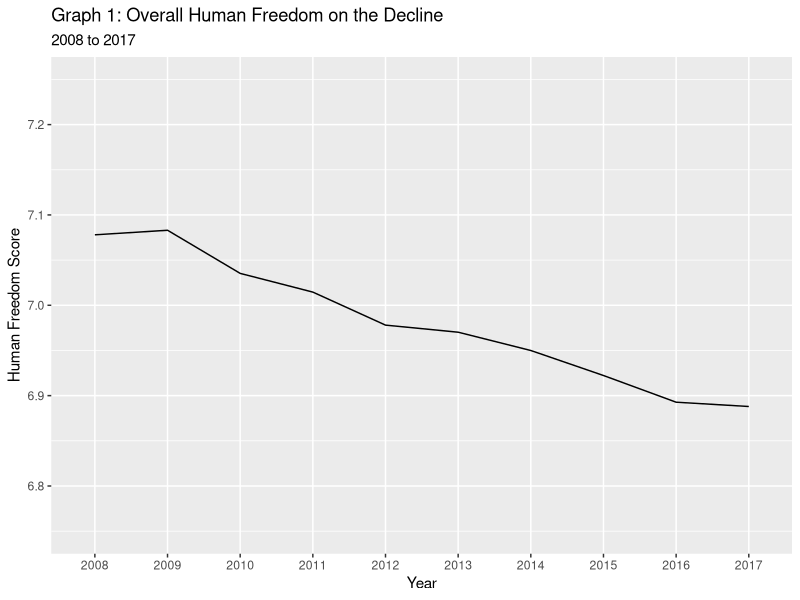
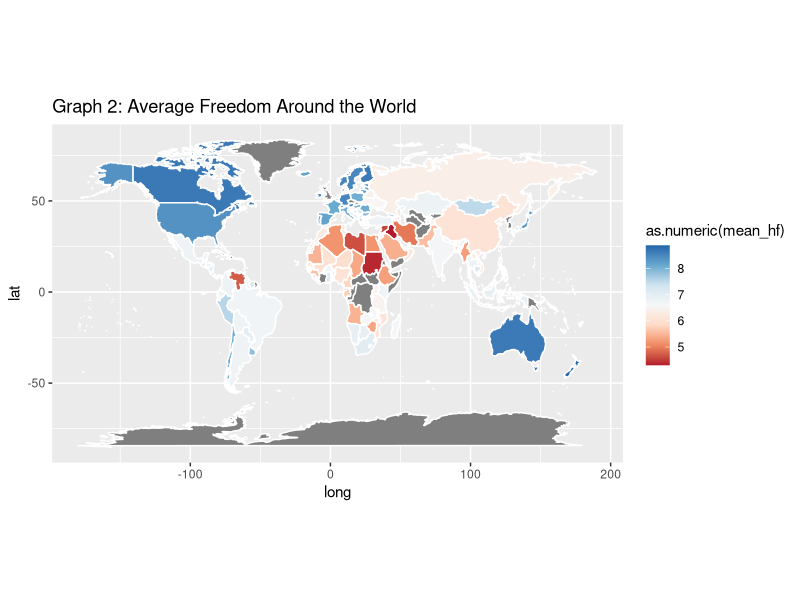
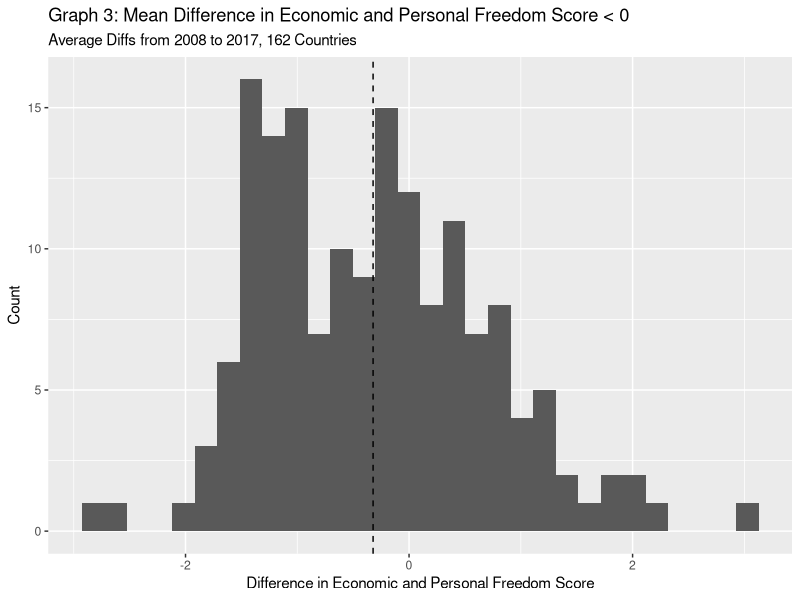
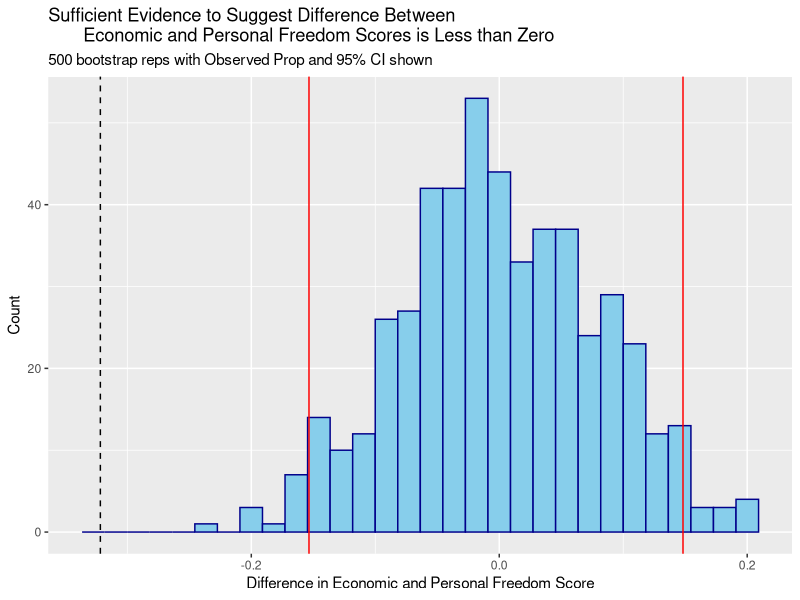
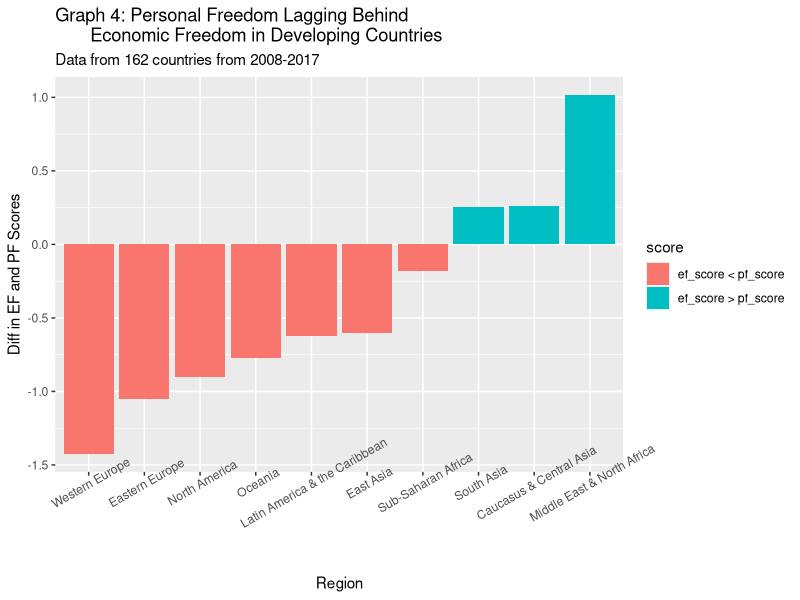
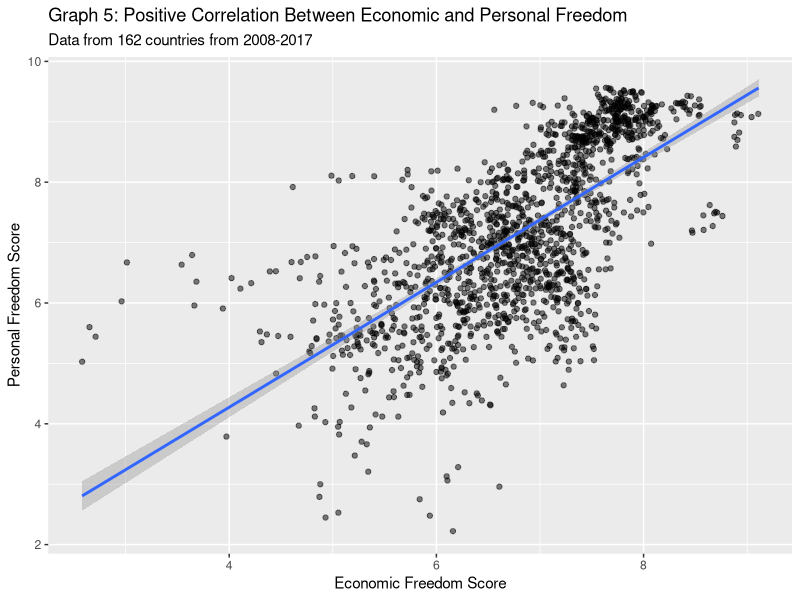
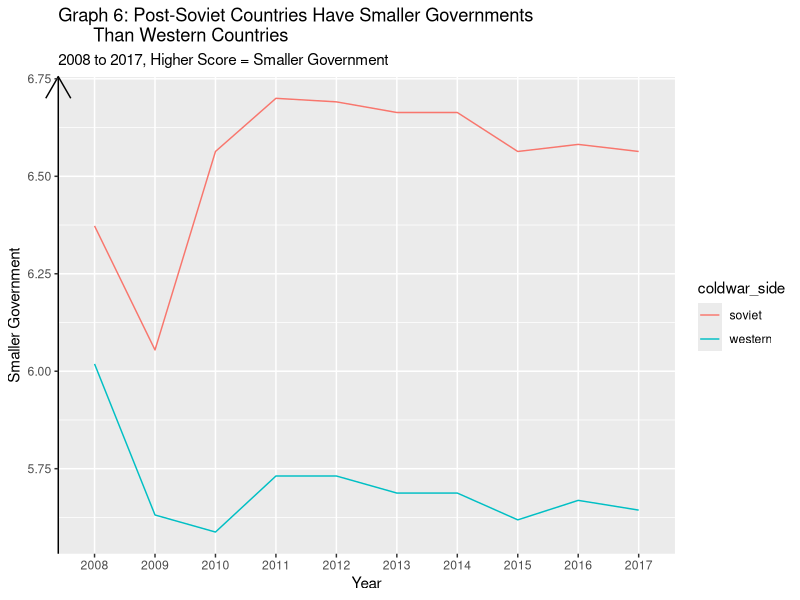
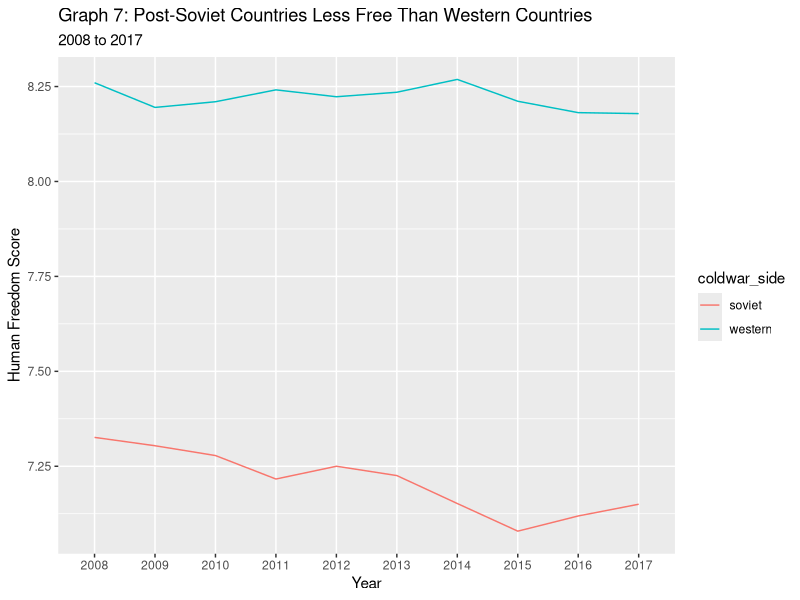

These figures' R source, in order:
## ---- chunk 1
library(tidyverse)
library(ggplot2)
library(dplyr)
require(maps)
require(viridis)
theme_set(
  theme_gray()
  )
hfi <- read_csv("data/hfi_cc_2019.csv") 
## ---- chunk 2
knitr::opts_chunk$set(warning = FALSE, message = FALSE, echo = FALSE)
## ---- chunk 3
glimpse(hfi)
## ---- chunk 4
hfscore_by_year <- hfi %>% 
  filter(hf_score != "-") %>% 
  group_by(year) %>% 
  summarize(mean_hf = mean(as.numeric(hf_score)))

ggplot(data = hfscore_by_year, 
       aes(x = as.factor(year), y = mean_hf, group = 1)) +
  geom_line(stat = "identity") +
  ylim(6.75, 7.25) + 
  labs(x = "Year", y = "Human Freedom Score", 
       title = "Graph 1: Overall Human Freedom on the Decline",
       subtitle = "2008 to 2017")
## ---- chunk 5
summarized_hfi <- hfi %>% 
  filter(hf_score != "-") %>% 
  group_by(countries) %>% 
  mutate(mean_hf = mean(as.numeric(hf_score))) %>% 
  slice(1) %>% 
  mutate(countries = ifelse(countries == "United States", "USA", countries)) %>% 
  summarize(countries, mean_hf)

world_map <- map_data("world")
freedom_map <- left_join(world_map, summarized_hfi, by = c("region" = "countries"))

# Create the map
ggplot(freedom_map, mapping = aes(long, lat, group = group)) +
  coord_fixed(1.3) +
  geom_polygon(aes(fill = as.numeric(mean_hf)), color = "white") +
  scale_fill_distiller(palette ="RdBu", direction = 1) +
  labs(title = "Graph 2: Average Freedom Around the World")
## ---- chunk 6
no_na_hfi <- hfi %>% 
  filter(pf_score != "-" & ef_score != "-")

clean_hfi <- no_na_hfi %>% 
  group_by(countries) %>% 
  mutate(mean_pf = mean(as.numeric(pf_score)),
         mean_ef = mean(as.numeric(ef_score))) %>% 
  mutate(diff_ef_pf = mean_ef - mean_pf) %>% 
  slice(1) %>% 
  summarize(countries, mean_ef, mean_pf, diff_ef_pf)

mean_diff <- clean_hfi %>% 
  summarize(mean_diff = mean(diff_ef_pf))

ggplot(data = clean_hfi, aes(x = diff_ef_pf)) +
  geom_histogram(bins = 30) +
  geom_vline(linetype = "dashed", xintercept = c(mean_diff$mean_diff)) +
  labs(x = "Difference in Economic and Personal Freedom Score", 
       y = "Count", 
       title = "Graph 3: Mean Difference in Economic and Personal Freedom Score < 0",
       subtitle = "Average Diffs from 2008 to 2017, 162 Countries")
## ---- chunk 7
set.seed(10)
n_sims <- 500
boot_dist = numeric(n_sims) 
for(i in 1:n_sims){ 
  indices <- sample(1:nrow(clean_hfi), replace = T)
  boot_mean <- clean_hfi %>% 
    slice(indices) %>%                    
    summarize(boot_mean = mean(diff_ef_pf)) %>% 
    pull()                                
  boot_dist[i] <- boot_mean 
}

boot_means = tibble(boot_dist)
mu_0 <- 0
offset <- boot_means %>% 
  summarize(mu_0 - mean(boot_dist)) %>%
  pull()
boot_means <- boot_means %>%
  mutate(shifted_means = boot_dist + offset)
boot_1 <- boot_means%>%
  summarize(lower = quantile(shifted_means, 0.025), 
            upper = quantile(shifted_means, 0.975))
boot_1
## ---- chunk 8
obs_mean <- clean_hfi %>% 
  summarize(mean(diff_ef_pf)) %>% 
  pull()
obs_mean
## ---- chunk 9
obs_diff <- mu_0 - obs_mean
boot_means %>% 
  mutate(extreme = ifelse(shifted_means <= mu_0 - obs_diff |
                          shifted_means >= mu_0 + obs_diff, 1, 0)) %>% 
  summarize(p_val = mean(extreme))
## ---- chunk 10
ggplot(data = boot_means, aes(x = shifted_means)) +
  geom_histogram(color = "darkblue", fill = "skyblue") + 
  labs(x = "Difference in Economic and Personal Freedom Score", y = "Count", 
       title = "Sufficient Evidence to Suggest Difference Between 
       Economic and Personal Freedom Scores is Less than Zero",
       subtitle = "500 bootstrap reps with Observed Prop and 95% CI shown") +
  geom_vline(xintercept = c(boot_1$lower, boot_1$upper),
             color = "red") +
  geom_vline(linetype = "dashed", xintercept = c(mean_diff$mean_diff))
## ---- chunk 11
region_hfi <- no_na_hfi %>% 
  group_by(region) %>% 
  mutate(mean_pf = mean(as.numeric(pf_score)),
         mean_ef = mean(as.numeric(ef_score))) %>% 
  mutate(diff_ef_pf = mean_ef - mean_pf,
         score = ifelse(diff_ef_pf > 0, 
                        "ef_score > pf_score", "ef_score < pf_score")) %>% 
  slice(1) %>% 
  summarize(region, mean_ef, mean_pf, diff_ef_pf, score)

ggplot(data = region_hfi, aes(x = reorder(region, diff_ef_pf), 
                              y = diff_ef_pf, fill = score)) +
  geom_col() + 
  theme(axis.text.x = element_text(angle = 30)) +
  labs(x = "Region", y = "Diff in EF and PF Scores", 
       title = "Graph 4: Personal Freedom Lagging Behind 
       Economic Freedom in Developing Countries",
       subtitle = "Data from 162 countries from 2008-2017")
## ---- chunk 12
corr_efpf <- no_na_hfi %>% 
  summarize(cor_ef_pf = cor(as.numeric(ef_score), as.numeric(pf_score)))
corr_efpf
## ---- chunk 13
ggplot(data = no_na_hfi, aes(x = as.numeric(ef_score), 
                             y = as.numeric(pf_score))) +
  geom_point(alpha = 0.5, position = "jitter") + 
  geom_smooth(method="lm") +
  labs(x = "Economic Freedom Score", y = "Personal Freedom Score", 
       title = "Graph 5: Positive Correlation Between Economic and Personal Freedom",
       subtitle = "Data from 162 countries from 2008-2017")
## ---- chunk 14
hfi_coldwar <- hfi %>% 
  mutate(post_soviet = ifelse(countries == "Russia" | 
                                countries == "Ukraine" | 
                                countries == "Moldova" | 
                                countries == "Uzbekistan" | 
                                countries == "Kazakhstan" | 
                                countries == "Kyrgyzstan" | 
                                countries == "Tajikistan" | 
                                countries == "Turkmenistan" | 
                                countries == "Georgia" | 
                                countries == "Azerbaijan" | 
                                countries == "Armenia" | 
                                countries == "Lithuania" | 
                                countries == "Latvia" | 
                                countries == "Estonia", "yes", "no")) %>% 
  mutate(nato = ifelse(countries == "Belgium" | 
                         countries == "Canada" | 
                         countries == "Denmark" | 
                         countries == "France" | 
                         countries == "Germany" | 
                         countries == "Greece" | 
                         countries == "Iceland" | 
                         countries == "Italy" | 
                         countries == "Luxembourg" | 
                         countries == "Netherlands" | 
                         countries == "Norway" | 
                         countries == "Portugal" | 
                         countries == "Spain" | 
                         countries == "Turkey" | 
                         countries == "United Kingdom" | 
                         countries == "United States", "yes", "no")) %>% 
  filter(post_soviet == "yes" | nato == "yes") %>% 
  mutate(coldwar_side = ifelse(post_soviet == "yes", "soviet", "western"))
  

ef_govt_coldwar <- hfi_coldwar %>% 
  filter(ef_government != "-") %>% 
  select(countries, coldwar_side, year, ef_government) %>% 
  group_by(year, coldwar_side) %>% 
  mutate(mean_ef_government = mean(as.numeric(ef_government)))

ggplot(data = ef_govt_coldwar, 
       aes(x = as.factor(year), y = mean_ef_government, group = coldwar_side, color = coldwar_side)) +
  geom_line(stat = "identity") +
  labs(x = "Year", y = "Smaller Government", 
       title = "Graph 6: Post-Soviet Countries Have Smaller Governments 
       Than Western Countries",
       subtitle = "2008 to 2017, Higher Score = Smaller Government") +
  theme(axis.line.y = element_line(arrow = arrow()))

hf_coldwar <- hfi_coldwar %>% 
  filter(hf_score != "-") %>% 
  select(countries, coldwar_side, year, hf_score) %>% 
  group_by(year, coldwar_side) %>% 
  mutate(mean_hf = mean(as.numeric(hf_score)))

ggplot(data = hf_coldwar, 
       aes(x = as.factor(year), y = mean_hf, group = coldwar_side, color = coldwar_side)) +
  geom_line(stat = "identity") +
  labs(x = "Year", y = "Human Freedom Score", 
       title = "Graph 7: Post-Soviet Countries Less Free Than Western Countries",
       subtitle = "2008 to 2017")
## ---- chunk 15
hfi <- hfi%>%
  mutate(pf_movement_nowomen = (as.numeric(pf_movement_domestic) 
                                + as.numeric(pf_movement_foreign))/2)
hfi <- hfi%>%
  mutate(pf_ss_nowomen = (as.numeric(pf_ss_homicide) 
                          + as.numeric(pf_ss_disappearances))/2)
hfi <- hfi%>%
  mutate(pf_identity_nowomen = (as.numeric(pf_identity_legal) 
                          + as.numeric(pf_identity_sex_male))/2)

hfi <- hfi%>%
  mutate(pf_rol = as.numeric(pf_rol))%>%
  mutate(pf_religion = as.numeric(pf_religion))%>%
  mutate(pf_association = as.numeric (pf_association))%>%
  mutate(pf_expression = as.numeric(pf_expression))%>%
  mutate(ef_score = as.numeric(ef_score))%>%
  mutate(hfi_women_unweighted = (ef_score * 0.5) 
         + (pf_rol * 0.125)
         + (pf_ss_nowomen * 0.125)
         + (pf_movement_nowomen * 0.05)
         + (pf_identity_nowomen * 0.05)
         + (pf_expression * 0.05)
         + (pf_association * 0.05)
         + (pf_religion * 0.05))
hfi <- hfi%>%
  mutate(pf_score_nowomen = (pf_rol * 0.25)
         + (pf_ss_nowomen * 0.25)
         + (pf_movement_nowomen * 0.1)
         + (pf_identity_nowomen * 0.1)
         + (pf_expression * 0.1)
         + (pf_association * 0.1)
         + (pf_religion * 0.1))

ws_only <- hfi%>%
  select(pf_ss_women, pf_ss_women_fgm, pf_ss_women_inheritance, 
         pf_ss_women_inheritance_daughters, pf_ss_women_inheritance_widows,
         pf_movement_women, pf_identity_sex_female, pf_identity_divorce, 
         hfi_women_unweighted, ef_score, pf_score_nowomen, pf_religion, region)
ws_only <- ws_only%>%
  mutate(pf_ss_women = as.numeric(pf_ss_women))%>%
  mutate(pf_movement_women = as.numeric(pf_movement_women))%>%
  mutate(pf_identity_divorce = as.numeric(pf_identity_divorce))%>%
  mutate(pf_identity_sex_female = as.numeric(pf_identity_sex_female))%>%

  mutate(ws_score = (((pf_identity_divorce + pf_identity_sex_female)/2) + 
                       pf_ss_women + pf_movement_women)/3)
## ---- chunk 16
ws_no_na <- ws_only%>%
    filter(!is.na(hfi_women_unweighted) & !is.na(ws_score)) 

ggplot(data = ws_no_na, aes(x = ws_score, 
                             y = hfi_women_unweighted)) +
  geom_point(alpha = 0.5, position = "jitter") + 
  geom_smooth(method="lm") +
  labs(x = "Women-Specific Freedoms Score", y = "Overall Freedom Score", 
       title = "Graph 8: Positive Correlation Between Women-Specific and Overall 
       Freedom",
       subtitle = "Data from 162 countries from 2008-2017")
## ---- chunk 17
corr_ws_hf <- ws_no_na%>%
  summarize(cor_ws_hfi = cor(ws_score, hfi_women_unweighted))
corr_ws_hf
## ---- chunk 18
ws_no_na <- ws_no_na%>%
  filter(!is.na(ef_score) & !is.na(pf_score_nowomen))
ggplot(data = ws_no_na, aes(x = ws_score, 
                             y = ef_score)) +
  geom_point(alpha = 0.5, position = "jitter") + 
  geom_smooth(method="lm") +
  labs(x = "Women-Specific Freedoms Score", y = "Economic Freedom Score", 
       title = "Graph 9a: Positive Correlation Between Women-Specific and 
       Economic Freedom",
       subtitle = "Correlation less strong than overall HFI")

corr_ws_ef <- ws_no_na%>%
  summarize(cor_ws_hfi = cor(ws_score, ef_score))
corr_ws_ef
## ---- chunk 19
ggplot(data = ws_no_na, aes(x = ws_score, 
                             y = pf_score_nowomen)) +
  geom_point(alpha = 0.5, position = "jitter") + 
  geom_smooth(method="lm") +
  labs(x = "Women-Specific Freedoms Score", y = "Personal Freedom Score", 
       title = "Graph 9b: Positive Correlation Between Women-Specific and 
       Personal Freedom")

corr_ws_pf <- ws_no_na%>%
  summarize(cor_ws_hfi = cor(ws_score, pf_score_nowomen))
corr_ws_pf
## ---- chunk 20
obs_diff_corr <- ws_no_na%>%
  summarize(obs_diff_corr = (cor(ws_score, pf_score_nowomen) - cor(ws_score, 
                                                                   ef_score)))
obs_diff_corr
## ---- chunk 21
set.seed(10)
n_sims <- 2000
boot_distribution = numeric(n_sims) 
for(i in 1:n_sims){ 
  indices <- sample(1:nrow(ws_no_na), replace = T)
  boot_cor <- ws_no_na %>% 
    slice(indices) %>%                    
    summarize(boot_cor = (cor(ws_score, pf_score_nowomen) - cor(ws_score, 
                                                                ef_score))) %>% 
    pull()                                
  boot_distribution[i] <- boot_cor 
}

boot_cors = tibble(boot_distribution)

mu_0 <- 0
offset <- boot_cors %>% 
  summarize(mu_0 - mean(boot_distribution)) %>%
  pull()

boot_cors <- boot_cors %>%
  mutate(shifted_cors = boot_distribution + offset)

boot_2 <- boot_cors%>%
  summarize(lower = quantile(shifted_cors, 0.005), 
            upper = quantile(shifted_cors, 0.995))
boot_2
## ---- chunk 22
ggplot(data = boot_cors, aes(x = shifted_cors)) +
  geom_histogram(color = "darkblue", fill = "skyblue") + 
  labs(x = "Voice Jitter", 
       title = 
       "Bootstrap Distribution of Difference in Correlations Centered at 0 
       appears Normal", 
       subtitle = "Observed value outside of 99% confidence interval") +
  geom_vline(xintercept = c(boot_2$lower, boot_2$upper),
             color = "red") +
  geom_vline(linetype = "dashed", xintercept = c(obs_diff_corr$obs_diff_corr))


boot_cors %>% 
  mutate(extreme2 = ifelse(shifted_cors <= mu_0 - obs_diff_corr |
                          shifted_cors >= mu_0 + obs_diff_corr, 1, 0)) %>% 
  summarize(p_val2 = mean(extreme2))

## ---- chunk 23
region_ws <- ws_no_na %>% 
  group_by(region) %>% 
  mutate(mean_pf_religion = mean(as.numeric(pf_religion)))%>% 
  mutate(mean_ws = mean(as.numeric(ws_score)))%>% 
  slice(1) %>% 
  summarize(region, mean_pf_religion, mean_ws)

mid <- ws_no_na%>%
  summarize(mid = mean(ws_score))

ggplot(data = region_ws, aes(x = reorder(region, mean_pf_religion), 
                              y = mean_pf_religion, fill = mean_ws)) +
  scale_fill_gradient(low = "red", high = "blue", na.value = NA) +
  geom_col() + 
  theme(axis.text.x = element_text(angle = 20)) +
  labs(x = "Region", y = "Average Religion Freedom Score", 
       title = "Graph 10: General increase in mean W-S score with higher
       religious freedom score",
       subtitle = "Sub-Saharan Africa does not fit trend",
       fill = "Mean W-S freedom score")
## ---- chunk 24
mean_ws <- ws_no_na%>%
  summarize(mean_ws = mean(ws_score))

mean_rel <- hfi%>%
  filter(pf_religion != "-")%>%
  summarize(mean_rel = mean(pf_religion))

ws_no_na<-ws_no_na%>%
  mutate(religion_avg = ifelse(pf_religion >= 7.834794, 
                        "Above Average", "Below Average"))
ws_no_na<-ws_no_na%>%
  mutate(ws_average = ifelse(ws_score >= 8.942593, 
                        "Above Average", "Below Average"))

chisq.test(table(ws_no_na$religion_avg, ws_no_na$ws_average))
